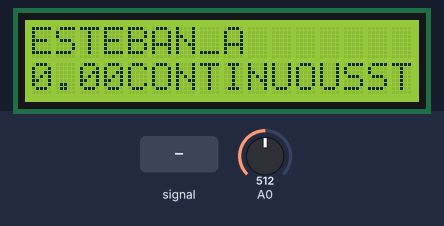
Simulated run of this sketch. Board: Arduino Uno, built with avr-gcc and run on an emulated ATmega328P. Shown: 16×2 character LCD. The test bench sets the inputs (shaded band); at power-on: A0 = 512.

Above: at 1.3 s.
1.4 s: A0 fed a 200 Hz sine of ±460 counts around its level
At 2.04 s:
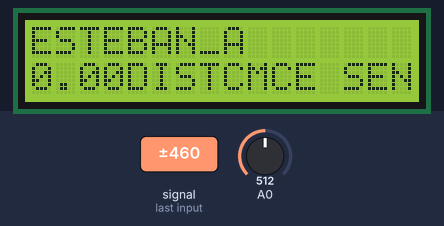
3.8 s: A0 set to 565
At 4.66 s:
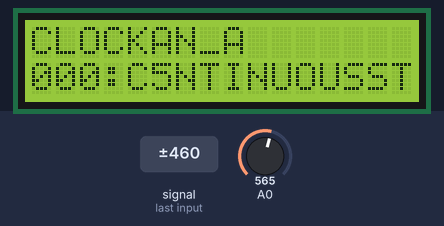
6.2 s: A0 fed a 2 Hz sine of ±306 counts around its level
At 7.2 s:
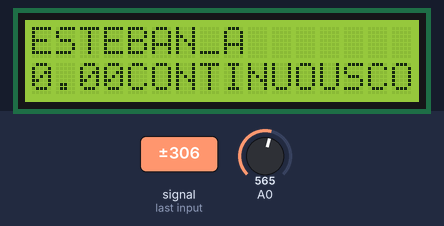
9.2 s: A0 fed a 1000 Hz sine of ±255 counts around its level
At 10.5 s:
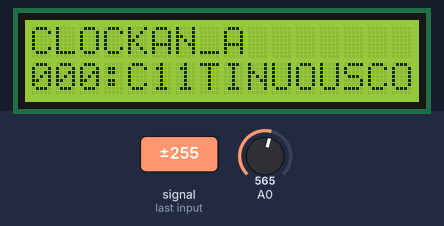
11.9 s: A0 fed a 50 Hz sine of ±306 counts around its level
At 14.63 s:
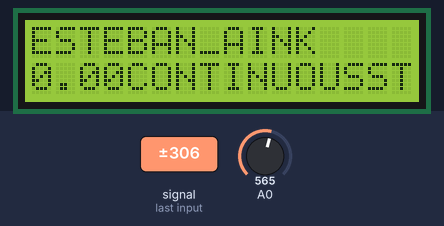
14.9 s: A0 fed a 2 Hz sine of ±306 counts around its level
At 19.67 s:
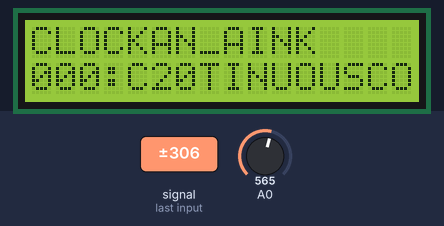

Measured:
- after the input at 1.4 s, the display: first differs from a run without the input after 0.54 s (image 1)
- after the input at 6.2 s, the display: first differs from a run without the input after 0.38 s (image 3)
- what the display in image 0 shows lasts 0.4 s, from 0.9 s to 1.3 s
- what the display in image 3 shows lasts 0.8 s, from 6.6 s to 7.4 s

The sketch:

assigment_v9.ino
```cpp
#include <LiquidCrystal.h>

LiquidCrystal lcd(8,9,4,5,6,7);
int mode = 0;
int state =0;
volatile unsigned int  seconds;
volatile unsigned int minutes;
 double sensor, inches, cm ;

#define btnUP 0
#define btnDOWN 1
#define btnRIGHT 2
#define btnLEFT 3
#define btnSELECT 4
#define btnNONE 5

void setup() {
lcd.begin(16,2);

 lcd.begin(16, 2);              // start the library
ADMUX |=(1<<REFS0);
 ADMUX &=~(1<<REFS1);
 ADMUX &=~(1<<ADLAR);
ADCSRA |=(1<<ADEN)|  (1<<ADSC)|(1<<ADPS2)|(1<<ADPS1)|(1<<ADPS0);
ADCSRA |=(1<<ADIE);

//timer 1 setup
  cli();          // disable global interrupts
  TCCR1A = 0;     // set entire TCCR1A register to 0
  TCCR1B = 0;     // same for TCCR1B
 OCR1A = 15624;
  // turn on CTC mode:
  TCCR1B |= (1 << WGM12);
  // Set CS10 and CS12 bits for 1024 prescaler:
  TCCR1B |= (1 << CS10);
  TCCR1B |= (1 << CS12);
  // enable timer compare interrupt:
  TIMSK1 |= (1 << OCIE1A);
  sei();          // enable global interrupts

ADCSRA|=(1<<ADSC);
}
 void update_clock(){
 seconds++;
 if (seconds==60){
  seconds=0;
  minutes++;
    lcd.clear();
 }

 }

ISR(TIMER1_COMPA_vect){
  update_clock();

}

int read_lcd_buttons(){

ADMUX  &=~(1<<MUX0);    //<----Set Multiplexor Value to pin A0
 ADMUX  &=~(1<<MUX1);
 ADMUX  &=~(1<<MUX2);
 ADMUX  &=~(1<<MUX3);
 ADCSRA |=(1<<ADSC);      //<---- Start ADC conversion bit
  while(ADCSRA!=ADCSRA &~(1<<ADIF)) //<---- Create a condition that waits for ADC conversion interrupt flag
    ADCSRA &=~(1<<ADIF);

    delay(200);
    return ADC;

}

void distance(){


ADMUX  |=(1<<MUX0);    //<----Set Multiplexor Value to pin A0
 ADMUX  &=~(1<<MUX1);
 ADMUX  &=~(1<<MUX2);
 ADMUX  &=~(1<<MUX3);
 ADCSRA |=(1<<ADSC);
  while(ADCSRA!=ADCSRA &~(1<<ADIF)) //<---- Create a condition that waits for ADC conversion interrupt flag
  ADCSRA &=~(1<<ADIF);
sensor= ADC;
inches= 4192.936 * pow(sensor,-0.935)-3.937;
cm= 10650.08 *pow(sensor,-0.935)-10;
delay(100);


}

void loop(){


int x;
x= read_lcd_buttons();
 state=mode;
  if (mode==6){
    mode=0;}
if (x<50){    //right button

}
if (x<195){       // up button

}
if (x<380){     // down button

}
if (x<555){       // left button

}
if(x<800){
  mode ++;

}
if (x>1000){


}


  switch (mode)
  {
    case 0:
    lcd.setCursor(0,0);
lcd.print("CLOCK");
lcd.setCursor(1,1);
lcd.print (minutes);
lcd.setCursor(3,1);
lcd.print(":");
lcd.setCursor(5,1);
lcd.print(seconds);
    break;

    case 1:
    lcd.setCursor (0,0);
    lcd.print("ESTEBAN_A");
    lcd.setCursor(0,1);
    lcd.print("12824583");
    break;


    case 2:

     lcd.print("DISTANCE SENSOR");
    lcd.setCursor(8,1);
    lcd.print("CM");
    lcd.setCursor(0,1);
    lcd.print(cm);
    break;


    case 3:

    lcd.print("CONTINUOUS");
    break;

    case 4:

    lcd.print("STEP");
    break;


    case 5:

    lcd.print("LINK");
    break;


     default :
     lcd.setCursor(0,0);
lcd.print("CLOCK");
lcd.setCursor(1,1);
lcd.print (minutes);
lcd.setCursor(3,1);
lcd.print(":");
lcd.setCursor(5,1);
lcd.print(seconds);
break;

  }


  }

ISR(ADC_vect){
uint16_t result =ADC;
switch(ADMUX){

case 0xC0:

read_lcd_buttons();
ADMUX=0xC1;
break;
read_lcd_buttons();

case 0xC1 :
distance();


ADMUX=0xC0;
break;

default:


break;


}


ADCSRA|= (1<<ADSC);

}
```
